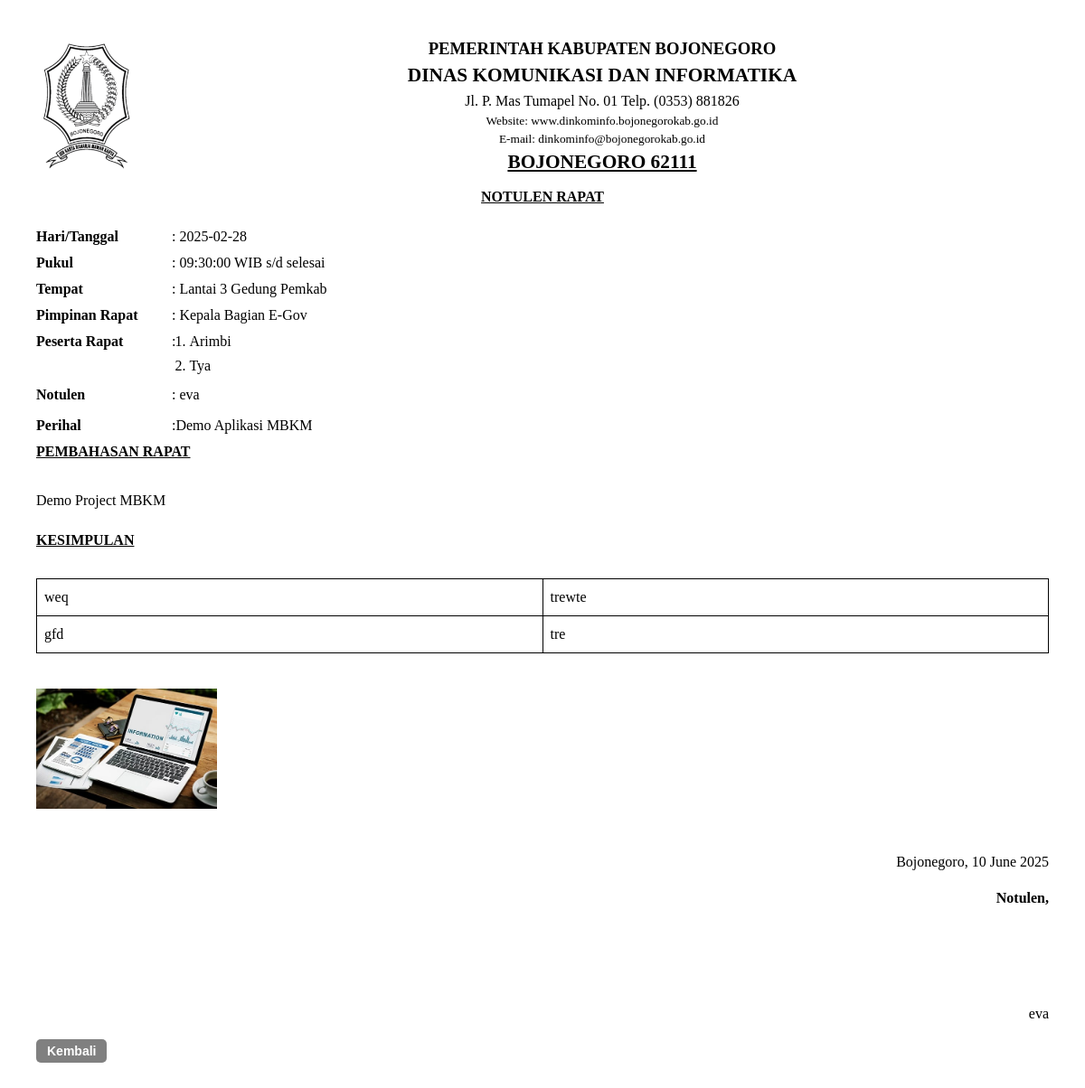
Screenshot of /tampilkan_surat.php?id=2 with the database file from the repository.
### tables this page shows
CREATE TABLE `agenda` (
  `id` int(11) NOT NULL,
  `schedule_name` varchar(255) NOT NULL,
  `date` date NOT NULL,
  `description` text NOT NULL,
  `location` varchar(255) NOT NULL,
  `invitation_letter` varchar(255) DEFAULT NULL,
  `documentation` varchar(255) DEFAULT NULL
);

CREATE TABLE `note` (
  `id` int(11) NOT NULL,
  `id_agenda` int(11) NOT NULL,
  `pimpinan_rapat` varchar(255) NOT NULL,
  `peserta_rapat` text NOT NULL,
  `notulen` varchar(255) NOT NULL,
  `perihal` text NOT NULL,
  `pembahasan` text NOT NULL,
  `kesimpulan` text NOT NULL,
  `created_at` timestamp NOT NULL DEFAULT current_timestamp(),
  `time` time NOT NULL
);

### tampilkan_surat.php (the view, shortened to what this page needs)
<?php
include 'koneksierapat.php';
if (isset($_GET['id'])) {
    $id = $_GET['id'];
    $queryAgenda = "SELECT date, location, documentation FROM agenda WHERE id = ?";
    $stmtAgenda = $conn->prepare($queryAgenda);
    $stmtAgenda->bind_param("i", $id);
    $stmtAgenda->execute();
    $resultAgenda = $stmtAgenda->get_result();
    $agenda = $resultAgenda->fetch_assoc();
    $queryNote = "SELECT pimpinan_rapat, peserta_rapat, notulen, perihal, pembahasan, kesimpulan, time FROM note WHERE id_agenda = ?";
    $stmtNote = $conn->prepare($queryNote);
    $stmtNote->bind_param("i", $id);
    $stmtNote->execute();
    $resultNote = $stmtNote->get_result();
    $note = $resultNote->fetch_assoc();
    ?>
    <!DOCTYPE html>
    <html lang="id">
    <head>
    </head>
    <body>
        <div class="kop">
            <img src="assets/icons/logo_surat.png" alt="Logo">
            <div class="text">
                <h3>PEMERINTAH KABUPATEN BOJONEGORO</h3>
                <h2>DINAS KOMUNIKASI DAN INFORMATIKA</h2>
                <p>Jl. P. Mas Tumapel No. 01 Telp. (0353) 881826</p>
                <h5>Website: www.dinkominfo.bojonegorokab.go.id</h5>
                <h5>E-mail: dinkominfo@bojonegorokab.go.id</h5>
                <h1>BOJONEGORO 62111</h1>
            </div>
        </div>
        <div class="judul">NOTULEN RAPAT</div>
        <div class="content">
        <div class="content">
        <div class="row"><span>Hari/Tanggal</span>: <?= htmlspecialchars($agenda['date'] ?? 'Data belum diinputkan'); ?></div>
        <div class="row"><span>Pukul</span>: <?= htmlspecialchars($note['time'] ?? 'Data belum diinputkan'); ?> WIB s/d selesai</div>
        <div class="row"><span>Tempat</span>: <?= htmlspecialchars($agenda['location'] ?? 'Data belum diinputkan'); ?></div>
        <div class="row"><span>Pimpinan Rapat</span>: <?= htmlspecialchars_decode($note['pimpinan_rapat'] ?? 'Data belum diinputkan'); ?></div>
        <div class="row"><span>Peserta Rapat</span>: <?= htmlspecialchars_decode($note['peserta_rapat'] ?? 'Data belum diinputkan'); ?></div>
        <div class="row"><span>Notulen</span>: <?= htmlspecialchars($note['notulen'] ?? 'Data belum diinputkan'); ?></div>
        <div class="row"><span>Perihal</span>: <?= htmlspecialchars_decode($note['perihal'] ?? 'Data belum diinputkan'); ?></div>
    </div>
        </div>
        <div class="part">PEMBAHASAN RAPAT</div>
        <div class="content">
            <p><?= htmlspecialchars_decode($note['pembahasan'] ?? 'Data belum diinputkan'); ?></p>
        </div>
        <div class="part">KESIMPULAN</div>
        <div class="content">
            <?= html_entity_decode($note['kesimpulan'] ?? 'Data belum diinputkan'); ?>
        </div>
        <div class="dokum">
            <?php
            if (!empty($agenda['documentation'])) {
                $file_ext = pathinfo($agenda['documentation'], PATHINFO_EXTENSION);
                if (in_array(strtolower($file_ext), ['jpg', 'jpeg', 'png'])) {
                    echo '<img src="'.htmlspecialchars($agenda['documentation']).'" alt="Dokumentasi" width="200">';
                } else {
                    echo '<p><a href="'.htmlspecialchars($agenda['documentation']).'" target="_blank">Lihat Dokumentasi</a></p>';
                }
            } else {
                echo '<p>Dokumentasi tidak tersedia</p>';
            }
            ?>
        </div>
        <div class="signature">
            <p>Bojonegoro, <?= date("d F Y"); ?></p>
            <p><b>Notulen,</b></p>
            <br><br><br>
            <p> <?= htmlspecialchars($note['notulen'] ?? 'Data belum diinputkan'); ?> </p>
        </div>
        <form action="schedule.php" method="post">
        <button onclick="closePage()" style="
                background: grey;
                color: white;
                border: none;
                padding: 5px 12px;
                font-size: 14px;
                border-radius: 5px;
                cursor: pointer;
                font-weight: bold;">
                Kembali
            </button>
        </form>
    </body>
    </html>
    <?php
}else {
    echo "ID agenda tidak ditemukan!";
}
?>

### tampilkan_surat.php (style rules this page uses)
body { font-family: "Times New Roman", serif; font-size: 12pt; line-height: 1.5; text-align: justify; margin: 0; padding: 40px; }
.kop { display: flex; align-items: center; margin-bottom: 10px; }
.kop img { width: 112px; height: auto; margin-right: 20px; }
.kop .text { flex-grow: 1; text-align: center; }
.kop h1, .kop h2, .kop h3,.kop h4, .kop h5,.kop p { margin: 0; }
.kop h1 { font-size: 16pt; font-weight: bold; text-decoration: underline; }
.kop h2 { font-size: 16pt; font-weight: bold; }
.kop h3 { font-size: 14pt; font-weight: bold; }
.kop h5 { font-size: 10pt; font-weight: normal; }
.kop p { font-size: 12pt; }
.judul { text-align: center; font-size: 12pt; font-weight: bold; text-decoration: underline; margin-bottom: 20px; }
.part { text-align: left; font-size: 12pt; font-weight: bold; text-decoration: underline; margin-bottom: 10px; }
.content { display: flex; flex-direction: column; gap: 5px; }
.content .row { display: flex; align-items: baseline; }
.content .row span { font-weight: bold; min-width: 150px; }
.content p { margin: 5px 0; }
.content span { font-weight: bold; }
table { width: 100%; border-collapse: collapse; margin-top: 20px; }
th, td { border: 1px solid black; padding: 8px; text-align: left; }
ul, ol { margin-top: 0; margin-bottom: 0; padding-left: 15px; }
li { margin-bottom: 3px; }
.dokum { width: 200px; height: auto; text-align: center; }
.signature { margin-top: 40px; text-align: right; }

### rows the page displays
agenda: date "2025-02-28", location "Lantai 3 Gedung Pemkab", documentation (picture)
note: time "09:30:00", pimpinan_rapat "Kepala Bagian E-Gov", peserta_rapat "Arimbi Tya", notulen "eva", perihal "Demo Aplikasi MBKM", pembahasan "Demo Project MBKM", kesimpulan "weq trewte gfd tre"
